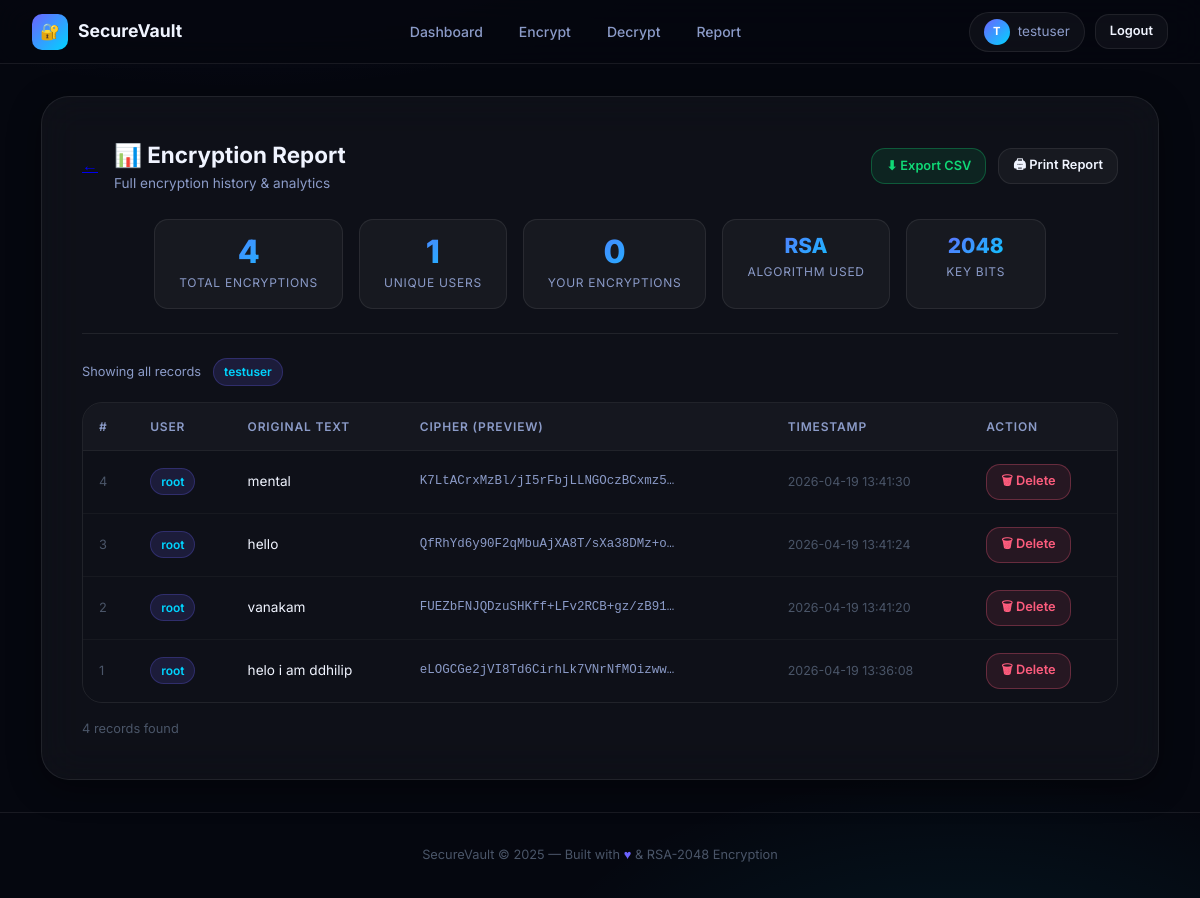
Page /report (signed in) on the committed database.
### tables this page shows
CREATE TABLE messages (
            id            INTEGER PRIMARY KEY AUTOINCREMENT,
            user          TEXT,
            original_text TEXT,
            data          TEXT,
            timestamp     DATETIME DEFAULT CURRENT_TIMESTAMP
        );

### secure_app/app.py (the view)
@app.route("/report")
def report():
    if "user" not in session:
        return redirect("/login")
    conn = get_db()
    messages = conn.execute(
        "SELECT id, user, original_text, data, timestamp FROM messages ORDER BY timestamp DESC"
    ).fetchall()
    total_count = len(messages)
    unique_users = conn.execute(
        "SELECT COUNT(DISTINCT user) FROM messages"
    ).fetchone()[0]
    user_count = conn.execute(
        "SELECT COUNT(*) FROM messages WHERE user=?", (session["user"],)
    ).fetchone()[0]
    conn.close()
    return render_template(
        "report.html",
        messages=messages,
        total_count=total_count,
        unique_users=unique_users,
        user_count=user_count,
        current_user=session["user"]
    )

### secure_app/app.py (called while the page is built)
def get_db():
    conn = sqlite3.connect(DB_PATH)
    conn.row_factory = sqlite3.Row
    return conn

### templates/report.html (shortened to what this page needs)
{% extends "base.html" %}
{% block content %}
<div class="page" style="align-items:stretch; max-width:1150px; margin:0 auto; width:100%;">
  <div class="card card-full animate-fade-up" style="max-width:none;">
    <div class="report-toolbar">
      <div style="display:flex; align-items:center; gap:1rem;">
        <a href="/dashboard" class="back-btn">←</a>
        <div>
          <h2>📊 Encryption Report</h2>
          <p style="color:var(--text-secondary); font-size:0.85rem;">
            Full encryption history &amp; analytics
          </p>
        </div>
      </div>
      <div class="btn-group">
        <a href="/report/export" class="btn btn-success btn-sm" id="export-csv-btn">
          ⬇ Export CSV
        </a>
        <button class="btn btn-secondary btn-sm" onclick="window.print()" id="print-btn">
          🖨 Print Report
        </button>
      </div>
    </div>
    <div class="stat-bar animate-fade-up delay-1">
      <div class="stat-item">
        <div class="stat-value">{{ total_count }}</div>
        <div class="stat-label">Total Encryptions</div>
      </div>
      <div class="stat-item">
        <div class="stat-value">{{ unique_users }}</div>
        <div class="stat-label">Unique Users</div>
      </div>
      <div class="stat-item">
        <div class="stat-value">{{ user_count }}</div>
        <div class="stat-label">Your Encryptions</div>
      </div>
      <div class="stat-item">
        <div class="stat-value" style="font-size:1.3rem;">RSA</div>
        <div class="stat-label">Algorithm Used</div>
      </div>
      <div class="stat-item">
        <div class="stat-value" style="font-size:1.3rem;">2048</div>
        <div class="stat-label">Key Bits</div>
      </div>
    </div>
    <div class="divider"></div>
    <div style="margin-bottom:1rem; display:flex; align-items:center; gap:0.75rem;">
      <span style="font-size:0.8rem; color:var(--text-secondary);">Showing all records</span>
      <span class="badge badge-user">{{ current_user }}</span>
    </div>
    {% if messages %}
    <div class="table-wrapper animate-fade-up delay-2">
      <table id="report-table">
        <thead>
          <tr>
            <th>#</th>
            <th>User</th>
            <th>Original Text</th>
            <th>Cipher (Preview)</th>
            <th>Timestamp</th>
            <th>Action</th>
          </tr>
        </thead>
        <tbody id="table-body">
          {% for msg in messages %}
          <tr id="row-{{ msg.id }}">
            <td style="color:var(--text-muted); font-size:0.8rem;">{{ msg.id }}</td>
            <td><span class="badge badge-user">{{ msg.user }}</span></td>
            <td>
              <span title="{{ msg.original_text }}"
                    style="max-width:180px; overflow:hidden; text-overflow:ellipsis;
                           white-space:nowrap; display:block; color:var(--text-primary);">
                {{ msg.original_text if msg.original_text else '—' }}
              </span>
            </td>
            <td>
              <span class="mono" title="{{ msg.data }}">
                {{ msg.data[:48] }}…
              </span>
            </td>
            <td><span class="timestamp">{{ msg.timestamp }}</span></td>
            <td>
              <button class="btn btn-danger btn-sm"
                      id="delete-{{ msg.id }}"
                      onclick="deleteRow({{ msg.id }}, this)">
                🗑 Delete
              </button>
            </td>
          </tr>
          {% endfor %}
        </tbody>
      </table>
    </div>
    <div style="margin-top:1rem; font-size:0.8rem; color:var(--text-muted);">
      {{ messages|length }} record{{ 's' if messages|length != 1 else '' }} found
    </div>
    {% endif %}
  </div>
</div>
{% endblock %}

### templates/base.html (shortened to what this page needs)
<!DOCTYPE html>
<html lang="en">
<head>
  <link rel="stylesheet" href="{{ url_for('static', filename='style.css') }}">
</head>
<body>
{% if session.user %}
<nav class="navbar">
  <a href="/dashboard" class="navbar-brand">
    <div class="brand-icon">🔐</div>
    SecureVault
  </a>
  <ul class="navbar-links">
    <li><a href="/dashboard">Dashboard</a></li>
    <li><a href="/encrypt">Encrypt</a></li>
    <li><a href="/decrypt">Decrypt</a></li>
    <li><a href="/report">Report</a></li>
  </ul>
  <div class="navbar-user">
    <div class="user-badge">
      <div class="user-avatar">{{ session.user[0].upper() }}</div>
      {{ session.user }}
    </div>
    <a href="/logout" class="btn btn-secondary btn-sm">Logout</a>
  </div>
</nav>
{% endif %}
{% block content %}{% endblock %}
<footer class="footer">
  SecureVault &copy; 2025 — Built with <span>♥</span> &amp; RSA-2048 Encryption
</footer>
</body>
</html>

### rows in the picture
messages: id "4", user "root", original_text "mental", data "K7LtACrxMzBl/jI5rFbjLLNGOczBCxmz5…", timestamp "2026-04-19 13:41:30"
messages: id "3", user "root", original_text "hello", data "QfRhYd6y90F2qMbuAjXA8T/sXa38DMz+o…", timestamp "2026-04-19 13:41:24"
messages: id "2", user "root", original_text "vanakam", data "FUEZbFNJQDzuSHKff+LFv2RCB+gz/zB91…", timestamp "2026-04-19 13:41:20"
messages: id "1", user "root", original_text "helo i am ddhilip", data "eLOGCGe2jVI8Td6CirhLk7VNrNfMOizww…", timestamp "2026-04-19 13:36:08"

### other values in the picture
{{ session.user[0].upper() }} "T"
{{ session.user }} "testuser"
{{ total_count }} "4"
{{ unique_users }} "1"
{{ user_count }} "0"
{{ current_user }} "testuser"
{{ messages|length }} "4"
{{ 's' if messages|length != 1 else '' }} "s"
